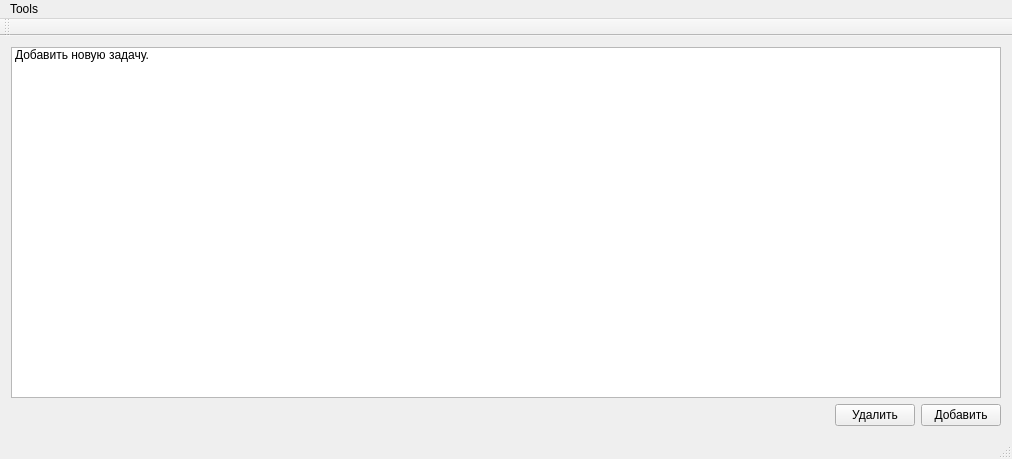
<?xml version="1.0" encoding="UTF-8"?>
<ui version="4.0">
 <class>QtTaskManagerClass</class>
 <widget class="QMainWindow" name="QtTaskManagerClass">
  <property name="geometry">
   <rect>
    <x>0</x>
    <y>0</y>
    <width>1012</width>
    <height>459</height>
   </rect>
  </property>
  <property name="windowTitle">
   <string>QtTaskManager</string>
  </property>
  <widget class="QWidget" name="centralWidget">
   <layout class="QVBoxLayout" name="verticalLayout">
    <item>
     <widget class="QListWidget" name="lwTaskBar">
      <item>
       <property name="text">
        <string>Добавить новую задачу.</string>
       </property>
       <property name="flags">
        <set>ItemIsSelectable|ItemIsDragEnabled|ItemIsEnabled</set>
       </property>
      </item>
     </widget>
    </item>
    <item>
     <layout class="QHBoxLayout" name="hlButtons">
      <item>
       <spacer name="horizontalSpacer">
        <property name="orientation">
         <enum>Qt::Horizontal</enum>
        </property>
        <property name="sizeHint" stdset="0">
         <size>
          <width>40</width>
          <height>20</height>
         </size>
        </property>
       </spacer>
      </item>
      <item>
       <widget class="QPushButton" name="pbDelete">
        <property name="text">
         <string>Удалить</string>
        </property>
       </widget>
      </item>
      <item>
       <widget class="QPushButton" name="pbAppend">
        <property name="text">
         <string>Добавить</string>
        </property>
       </widget>
      </item>
     </layout>
    </item>
   </layout>
  </widget>
  <widget class="QMenuBar" name="menuBar">
   <property name="geometry">
    <rect>
     <x>0</x>
     <y>0</y>
     <width>1012</width>
     <height>21</height>
    </rect>
   </property>
   <widget class="QMenu" name="menuTools">
    <property name="title">
     <string>Tools</string>
    </property>
   </widget>
   <addaction name="menuTools"/>
  </widget>
  <widget class="QToolBar" name="mainToolBar">
   <attribute name="toolBarArea">
    <enum>TopToolBarArea</enum>
   </attribute>
   <attribute name="toolBarBreak">
    <bool>false</bool>
   </attribute>
  </widget>
  <widget class="QStatusBar" name="statusBar"/>
 </widget>
 <layoutdefault spacing="6" margin="11"/>
 <resources>
  <include location="QtTaskManager.qrc"/>
 </resources>
 <connections/>
</ui>
